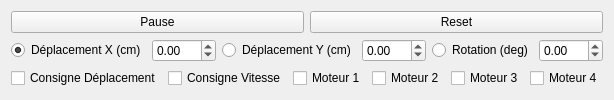
          <widget class="QWidget" name="tab_8">
           <attribute name="title">
            <string>PID Plot</string>
           </attribute>
           <layout class="QVBoxLayout" name="verticalLayout_28">
            <item>
             <layout class="QVBoxLayout" name="verticalLayout_19">
              <item>
               <layout class="QHBoxLayout" name="horizontalLayout_24">
                <item>
                 <widget class="QPushButton" name="pushButton_PID_Pause_Play">
                  <property name="text">
                   <string>Pause</string>
                  </property>
                 </widget>
                </item>
                <item>
                 <widget class="QPushButton" name="pushButton_Reset_PID">
                  <property name="text">
                   <string>Reset</string>
                  </property>
                 </widget>
                </item>
               </layout>
              </item>
              <item>
               <layout class="QHBoxLayout" name="horizontalLayout_56">
                <item>
                 <widget class="QRadioButton" name="radioButton_Deplacement_X">
                  <property name="text">
                   <string>Déplacement X (cm)</string>
                  </property>
                  <property name="checked">
                   <bool>true</bool>
                  </property>
                  <attribute name="buttonGroup">
                   <string notr="true">buttonGroup</string>
                  </attribute>
                 </widget>
                </item>
                <item>
                 <widget class="QDoubleSpinBox" name="doubleSpinBox_Deplacement_X">
                  <property name="minimum">
                   <double>-99.989999999999995</double>
                  </property>
                 </widget>
                </item>
                <item>
                 <widget class="QRadioButton" name="radioButton_Deplacement_Y">
                  <property name="text">
                   <string>Déplacement Y (cm)</string>
                  </property>
                  <attribute name="buttonGroup">
                   <string notr="true">buttonGroup</string>
                  </attribute>
                 </widget>
                </item>
                <item>
                 <widget class="QDoubleSpinBox" name="doubleSpinBox_Deplacement_Y">
                  <property name="minimum">
                   <double>-99.989999999999995</double>
                  </property>
                 </widget>
                </item>
                <item>
                 <widget class="QRadioButton" name="radioButton_Deplacement_R">
                  <property name="text">
                   <string>Rotation (deg)</string>
                  </property>
                  <attribute name="buttonGroup">
                   <string notr="true">buttonGroup</string>
                  </attribute>
                 </widget>
                </item>
                <item>
                 <widget class="QDoubleSpinBox" name="doubleSpinBox_Deplacement_R">
                  <property name="minimum">
                   <double>-99.989999999999995</double>
                  </property>
                 </widget>
                </item>
               </layout>
              </item>
              <item>
               <layout class="QHBoxLayout" name="horizontalLayout_57">
                <item>
                 <widget class="QCheckBox" name="checkBox_5">
                  <property name="text">
                   <string>Consigne Déplacement</string>
                  </property>
                 </widget>
                </item>
                <item>
                 <widget class="QCheckBox" name="checkBox_6">
                  <property name="text">
                   <string>Consigne Vitesse</string>
                  </property>
                 </widget>
                </item>
                <item>
                 <widget class="QCheckBox" name="checkBox_2">
                  <property name="text">
                   <string>Moteur 1</string>
                  </property>
                 </widget>
                </item>
                <item>
                 <widget class="QCheckBox" name="checkBox">
                  <property name="text">
                   <string>Moteur 2</string>
                  </property>
                 </widget>
                </item>
                <item>
                 <widget class="QCheckBox" name="checkBox_3">
                  <property name="text">
                   <string>Moteur 3</string>
                  </property>
                 </widget>
                </item>
                <item>
                 <widget class="QCheckBox" name="checkBox_4">
                  <property name="text">
                   <string>Moteur 4</string>
                  </property>
                 </widget>
                </item>
               </layout>
              </item>
             </layout>
            </item>
           </layout>
          </widget>
